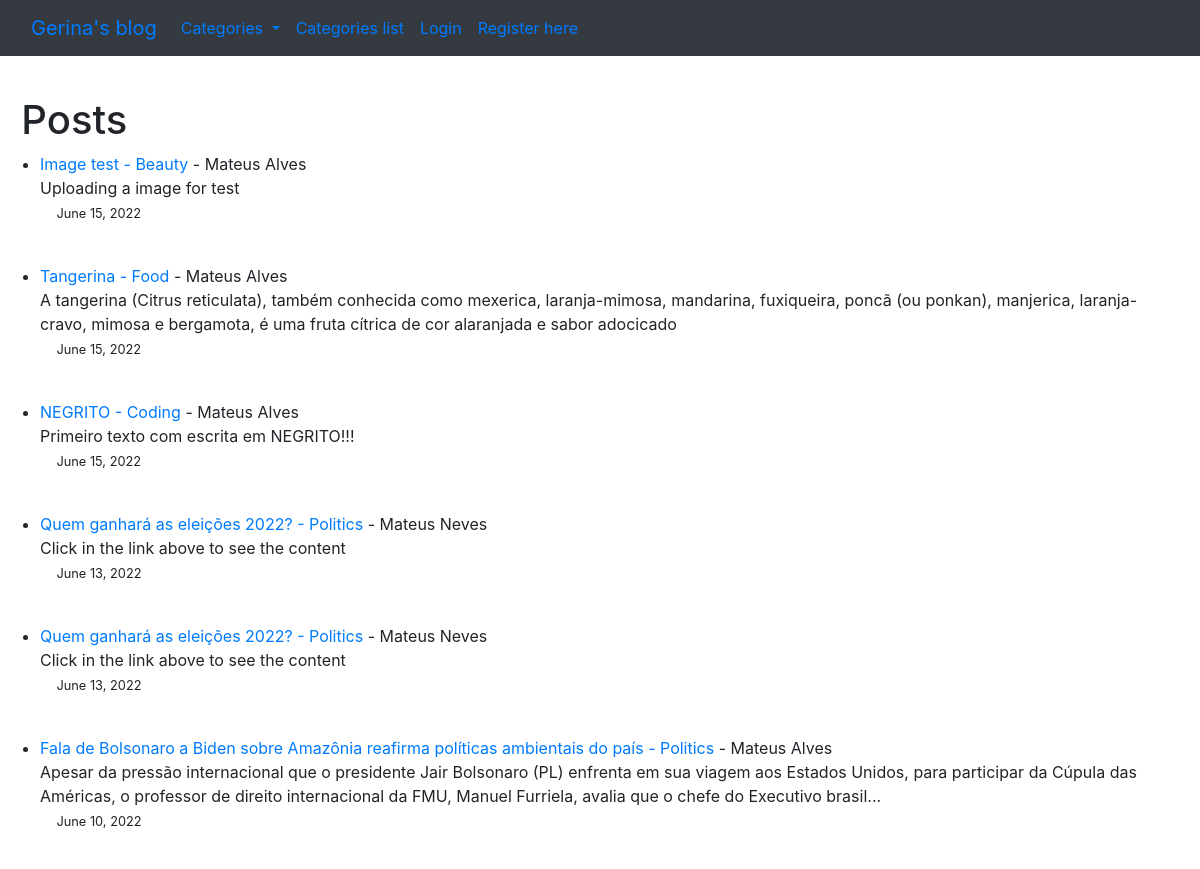
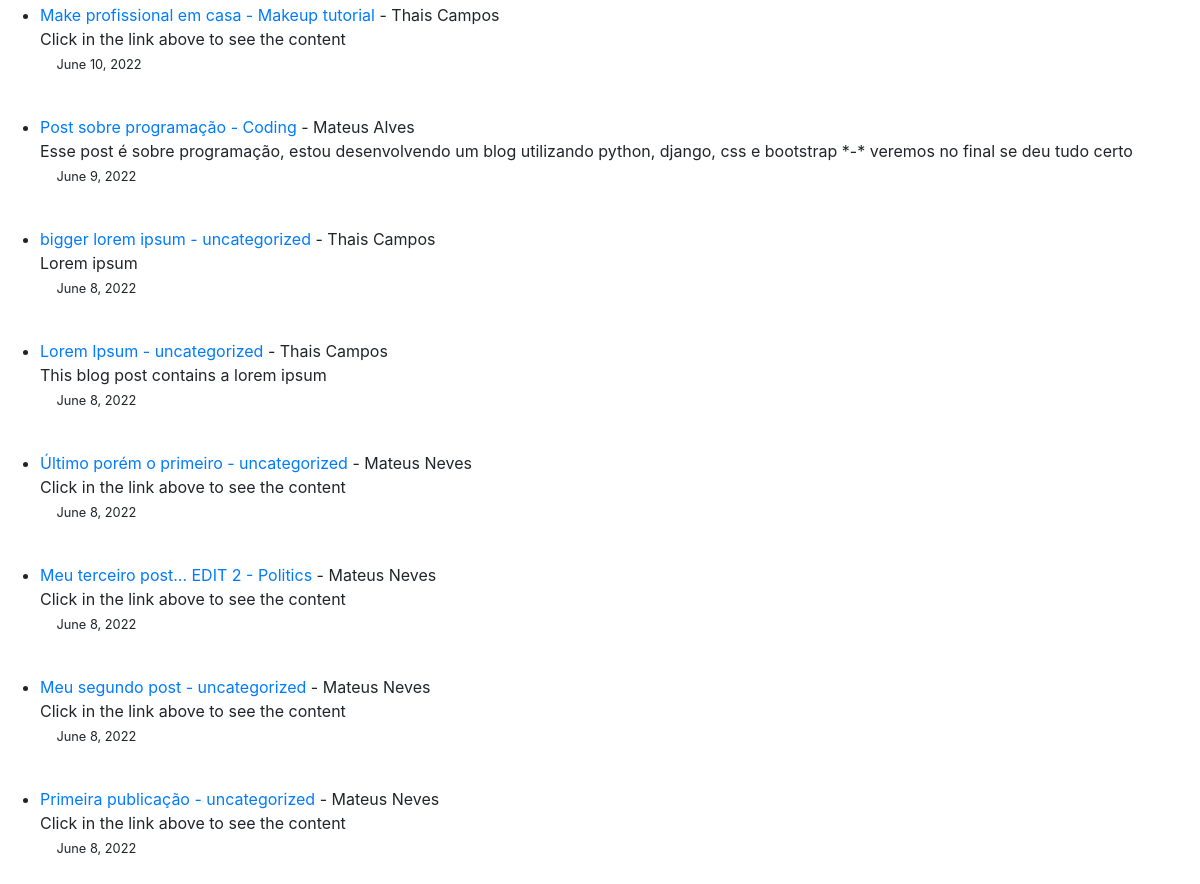
The page / on the database its author committed (2 pictures, top to bottom).
### theblog/models.py (models this page shows, shortened)
class Post(models.Model):
    title = models.CharField(max_length=255)
    header_image = models.ImageField(null=True, blank=True, upload_to='images/')
    author = models.ForeignKey(User, on_delete=models.CASCADE)
    body = RichTextField(blank=True, null=True)
    title_tag = models.CharField(max_length=255, default=title)
    post_date = models.DateField(auto_now_add=True)
    category = models.CharField(max_length=255, default='uncategorized')
    summary = models.CharField(max_length=255)
    likes = models.ManyToManyField(User, related_name='blog_post')

### theblog/views.py (the view)
# urls.py: path('', HomeView.as_view(), name='home'),
class HomeView(ListView):
    model = Post
    template_name = 'home.html'
    ordering = ['-id']
    def get_context_data(self, *args, **kwargs):
        cat_menu = Category.objects.all()
        context = super(HomeView, self).get_context_data(*args, **kwargs)
        context["cat_menu"] = cat_menu
        return context

### theblog/models.py (called while the page is built)
    def __str__(self):
        return self.name

### theblog/templates/home.html
   {% extends 'base.html'%}
    {% block content %}
<p>
   <h1>&nbsp; Posts </h1>
    <ul>
    {% if user.is_authenticated %}
        {% for post in object_list %}
        <li>   <div class="table"><a href="{%url 'article-detail' post.pk%}">{{ post.title }}</a> - <a href="{% url 'category' post.category %}"> {{post.category }} </a> - {{post.author.first_name}}
        {{ post.author.last_name }} <br>
            {{ post.summary }}
            {% if user.id == post.author.id %}
                <small><a style="display:inline" class="nav-link" href="{% url 'update_post' post.pk %}">Edit</a></small>
                <small><a style="display:inline" class="nav-link" href="{% url 'delete_post' post.pk %}">Delete</a></small><br>
            {% endif %}
        <small>&emsp;&nbsp;{{ post.post_date }}</small></div>
    </li>
        <br>
    {% endfor %}
    {% else %}
        {% for post in object_list %}
    <li>   <div class="table"><a href="{%url 'article-detail' post.pk%}">{{ post.title }} - {{ post.category }} </a> - {{post.author.first_name}}
        {{ post.author.last_name }} <br>
        {{ post.summary }}<br>
        <small>&emsp;&nbsp;{{ post.post_date }}</small></div>
    </li>
        <br>
    {% endfor %}
    {% endif %}
    </ul>
    {%endblock%}

### rows shown on the page
Post: title "Image test", category "Beauty", author.first_name "Mateus", author.last_name "Alves", summary "Uploading a image for test", post_date "June 15, 2022"
Post: title "Tangerina", category "Food", author.first_name "Mateus", author.last_name "Alves", summary "A tangerina (Citrus reticulata), também conhecida como mexerica, laranja-mimosa, mandarina, fuxiqueira, poncã (ou ponkan), manjerica, laranja-cravo, mimosa e bergamota, é uma fruta cítrica de cor alaranjada e sabor adocicado", post_date "June 15, 2022"
Post: title "NEGRITO", category "Coding", author.first_name "Mateus", author.last_name "Alves", summary "Primeiro texto com escrita em NEGRITO!!!", post_date "June 15, 2022"
Post: title "Quem ganhará as eleições 2022?", category "Politics", author.first_name "Mateus", author.last_name "Neves", summary "Click in the link above to see the content", post_date "June 13, 2022"
Post: title "Quem ganhará as eleições 2022?", category "Politics", author.first_name "Mateus", author.last_name "Neves", summary "Click in the link above to see the content", post_date "June 13, 2022"
Post: title "Fala de Bolsonaro a Biden sobre Amazônia reafirma políticas ambientais do país", category "Politics", author.first_name "Mateus", author.last_name "Alves", summary "Apesar da pressão internacional que o presidente Jair Bolsonaro (PL) enfrenta em sua viagem aos Estados Unidos, para participar da Cúpula das Américas, o professor de direito internacional da FMU, Manuel Furriela, avalia que o chefe do Executivo brasil...", post_date "June 10, 2022"
Post: title "Make profissional em casa", category "Makeup tutorial", author.first_name "Thais", author.last_name "Campos", summary "Click in the link above to see the content", post_date "June 10, 2022"
Post: title "Post sobre programação", category "Coding", author.first_name "Mateus", author.last_name "Alves", summary "Esse post é sobre programação, estou desenvolvendo um blog utilizando python, django, css e bootstrap *-* veremos no final se deu tudo certo", post_date "June 9, 2022"
Post: title "bigger lorem ipsum", category "uncategorized", author.first_name "Thais", author.last_name "Campos", summary "Lorem ipsum", post_date "June 8, 2022"
Post: title "Lorem Ipsum", category "uncategorized", author.first_name "Thais", author.last_name "Campos", summary "This blog post contains a lorem ipsum", post_date "June 8, 2022"
Post: title "Último porém o primeiro", category "uncategorized", author.first_name "Mateus", author.last_name "Neves", summary "Click in the link above to see the content", post_date "June 8, 2022"
Post: title "Meu terceiro post... EDIT 2", category "Politics", author.first_name "Mateus", author.last_name "Neves", summary "Click in the link above to see the content", post_date "June 8, 2022"
Post: title "Meu segundo post", category "uncategorized", author.first_name "Mateus", author.last_name "Neves", summary "Click in the link above to see the content", post_date "June 8, 2022"
Post: title "Primeira publicação", category "uncategorized", author.first_name "Mateus", author.last_name "Neves", summary "Click in the link above to see the content", post_date "June 8, 2022"
